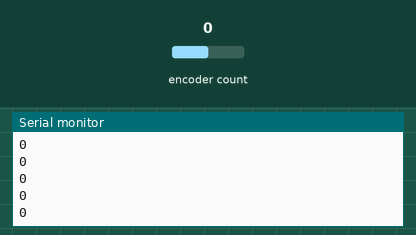
Bench run of a sketch on a simulated Arduino Uno, built with avr-gcc and run on an emulated ATmega328P. Parts: the last lines printed to the serial monitor. The inputs (shaded band) are chosen by the test bench; at power-on: encoder count 0.

Above: at 1.2 s.
1.3 s: encoder count set to 1
At 1.9 s:
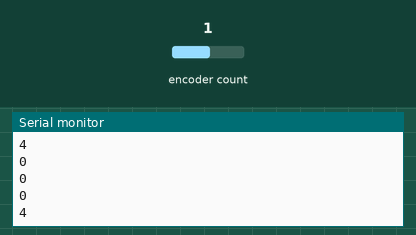
2.8 s: encoder count set to 2
At 3.4 s:
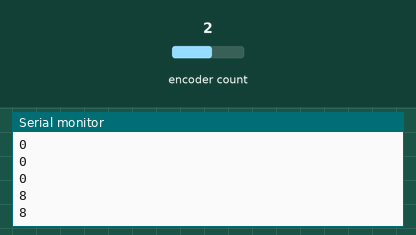
Timing chart, 0 to 5.8 s (numbered marks = the images above; inputs shaded):
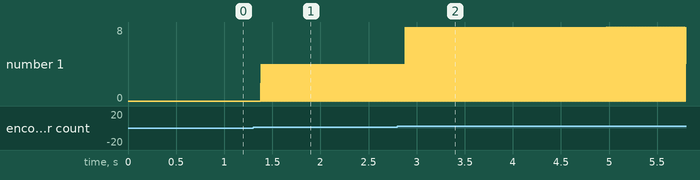

The sketch:

slave_encoder_SPI.ino
```cpp
/*
  SPI code for encoder interface board- SLAVE side. Used with AMT203-V

  **Removing print statements in either Master or Slave code causes timing
  differences due to read and write overheads.
  Each clock cycle is supposed to be 0.25us, unless delayed.**
*/

#include <SPI.h>
#include <Encoder.h>

long newPosition;
Encoder myEncoder(2,3);
byte buffer[4];
boolean process_it;
byte Svalrecieved;

void setup() {
  Serial.begin (9600);

  //Setting to slave mode
  pinMode(MISO, OUTPUT);
  pinMode(MOSI, INPUT);
  SPCR|=_BV(SPE);

  process_it=false;
  //SPI.setClockDivider(SPI_CLOCK_DIV128);    //Slowing clock speed:decreases frequency of random
                                             //values due to hicks in rotation of encoder
  SPI.attachInterrupt();
}

ISR(SPI_STC_vect)
{
  Svalrecieved=SPDR;                        //Reads value sent by Master
  process_it=true;
}

void loop() {

  if (process_it=true) {                    //Ensures completion of ISR
      newPosition= myEncoder.read();        //Reads encoder value

      // Bit shifting and conversion of encoder value from long
      // to four bytes and stored in byte array
      buffer[3] = (byte)((newPosition & 0xFF000000) >> 24);
      buffer[2] = (byte)((newPosition & 0x00FF0000) >> 16);
      buffer[1] = (byte)((newPosition & 0x0000FF00) >> 8);
      buffer[0] = (byte)(newPosition & 0x000000FF);

      //Sending each byte of encoder value to Master
      for (int i=3; i>=0;i--) {
        byte data = buffer[i];
        SPDR= data;                          //Overwriting the SPI Data Register
        Serial.println(data);
    }
    Serial.println(((long)(buffer[3]) << 24) | ((long)(buffer[2]) << 16) | ((long)(buffer[1]) << 8) | ((long)(buffer[0])));
    process_it=false;
  }
}
```

Measured:
- after the input at 1.3 s, the serial monitor: prints a new line after 0.08 s (image 1)
- after the input at 2.8 s, the serial monitor: prints a new line after 0.08 s (image 2)
- plotted number 1: 0 → 8 after the input at 2.8 s
